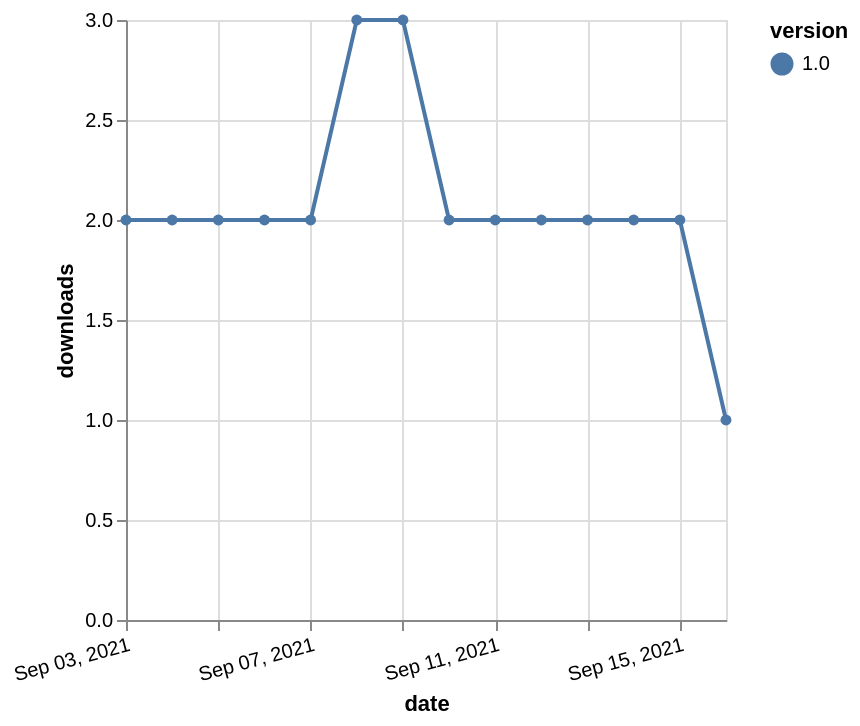

Specify this chart in Vega-Lite:
### Vega-Lite specification from a JSON file in a GitHub repository (floating-point values rounded to 4 significant figures)
{"$schema": "https://vega.github.io/schema/vega-lite/v5.json", "description": "A simple bar chart with embedded data.", "data": {"values": [{"date": "2021-09-03", "total": 2717, "delta": 2, "version": "1.0"}, {"date": "2021-09-04", "total": 2719, "delta": 2, "version": "1.0"}, {"date": "2021-09-05", "total": 2721, "delta": 2, "version": "1.0"}, {"date": "2021-09-06", "total": 2723, "delta": 2, "version": "1.0"}, {"date": "2021-09-07", "total": 2725, "delta": 2, "version": "1.0"}, {"date": "2021-09-08", "total": 2728, "delta": 3, "version": "1.0"}, {"date": "2021-09-09", "total": 2731, "delta": 3, "version": "1.0"}, {"date": "2021-09-10", "total": 2733, "delta": 2, "version": "1.0"}, {"date": "2021-09-11", "total": 2735, "delta": 2, "version": "1.0"}, {"date": "2021-09-12", "total": 2737, "delta": 2, "version": "1.0"}, {"date": "2021-09-13", "total": 2739, "delta": 2, "version": "1.0"}, {"date": "2021-09-14", "total": 2741, "delta": 2, "version": "1.0"}, {"date": "2021-09-15", "total": 2743, "delta": 2, "version": "1.0"}, {"date": "2021-09-16", "total": 2744, "delta": 1, "version": "1.0"}]}, "width": "container", "mark": {"type": "line", "point": {"filled": true}}, "encoding": {"x": {"field": "date", "type": "temporal", "timeUnit": "yearmonthdate", "title": "date", "axis": {"labelAngle": -15}}, "y": {"field": "delta", "type": "quantitative", "title": "downloads"}, "color": {"field": "version", "type": "nominal"}, "tooltip": {"field": "delta"}}}
